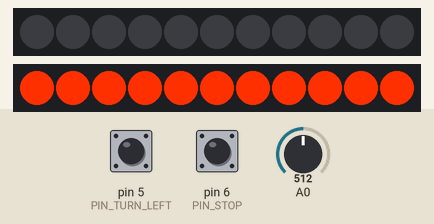
This sketch was run on a simulated Arduino Uno, built with avr-gcc and run on an emulated ATmega328P. On the bench: 2 × 11 RGB LEDs in strip order, left to right. The inputs (shaded band) are chosen by the test bench; at power-on: A0 = 512, pin 5 (PIN_TURN_LEFT) HIGH, pin 6 (PIN_STOP) HIGH.

Above: at 1.7 s.
2.1 s: A0 set to 220
6.6 s: A0 set to 191
At 7.88 s:
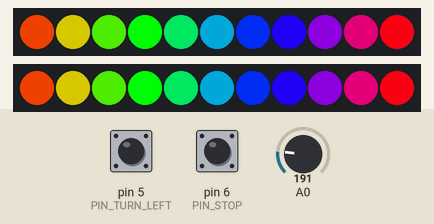
10.1 s: pin 5 (PIN_TURN_LEFT) pulled LOW for 1.4 s
At 10.79 s:
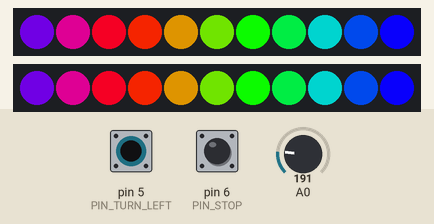
13.4 s: pin 6 (PIN_STOP) pulled LOW for 1.4 s
At 13.91 s:
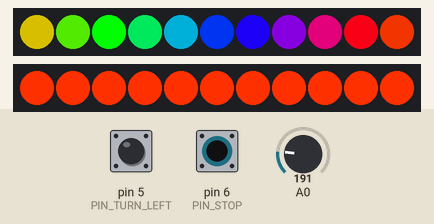
16.3 s: pin 5 (PIN_TURN_LEFT) pulled LOW for 1.4 s
At 16.98 s:
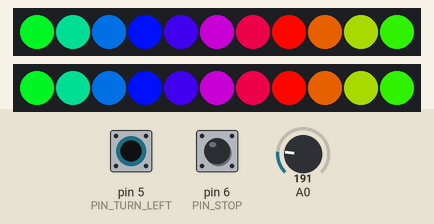
19.2 s: pin 6 (PIN_STOP) pulled LOW for 1.4 s
At 20.02 s:
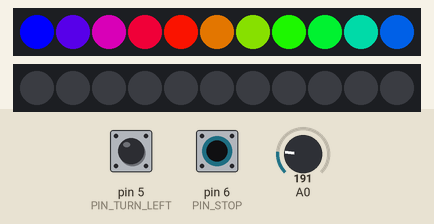

Measured:
- the behaviour switches between 205 and 204 on A0 (found by bisection; images 0 and 1)
- after the input at 6.6 s, the LEDs: first differ from a run without the input after 1.1 s (image 1)
- after the input at 13.4 s, the LEDs: first differ from a run without the input after 0.36 s (image 3)
- after the input at 16.3 s, the LEDs: first differ from a run without the input after 0.51 s (image 4)

The sketch:

main.ino
```cpp
//led strip settings
#define STRIP_R 2 //led pin
#define STRIP_L 3 //led pin

#define NUMLEDS 11 //leds count
#define COLOR_DEBTH 3
#include <microLED.h>   // lib connect
microLED<NUMLEDS, STRIP_R, MLED_NO_CLOCK, LED_WS2818, ORDER_GRB, CLI_AVER> strip_R;
microLED<NUMLEDS, STRIP_L, MLED_NO_CLOCK, LED_WS2818, ORDER_GRB, CLI_AVER> strip_L;

#define PIN_STOP 6				// кнопка подключена сюда (PIN --- КНОПКА --- GND)
#define PIN_TURN_LEFT 5
#define PIN_TURN_RIGHT 4

#include "GyverButton.h"
GButton butt1(PIN_STOP);
GButton butt2 (PIN_TURN_LEFT);
// GButton butt1(PIN, HIGH_PULL, NORM_OPEN); // можно инициализировать так

int value = 0;
float brake_input = 0.0;
float temp_V = 0.0;

void setup() {
  Serial.begin(9600);

  strip_R.setBrightness(250);
  strip_R.clear();
  strip_R.show(); // вывод изменений на ленту

  butt1.setDebounce(10);        // настройка антидребезга (по умолчанию 80 мс)
  butt1.setTimeout(10);        // настройка таймаута на удержание (по умолчанию 500 мс)
  butt1.setClickTimeout(100);   // настройка таймаута между кликами (по умолчанию 300 мс)

  butt1.setType(HIGH_PULL);
  butt1.setDirection(NORM_OPEN);


  butt2.setDebounce(80);        // настройка антидребезга (по умолчанию 80 мс)
  butt2.setTimeout(500);        // настройка таймаута на удержание (по умолчанию 500 мс)
  butt2.setClickTimeout(300);   // настройка таймаута между кликами (по умолчанию 300 мс)

  butt2.setType(HIGH_PULL);
  butt2.setDirection(NORM_OPEN);
}

void loop() {
  butt1.tick();
  butt2.tick();

  bool pressed = false;
  int analogvalue = analogRead(A0);
  temp_V = (analogvalue * 5.0) / 1024.0;
 if (butt2.isHold()) {
     //  Serial.println("Holding");        // проверка на удержание
      pressed = true;
           turnSignal_R();

  // Serial.println("Holded");
    } else if (butt1.isHold()||butt1.isClick()|| temp_V > 1.0){
     //rainbow();
      //     runningDots();
           turnSignal_L();

    //turnRight();
   }

    else  {

      rainbow();
        strip_R.setBrightness(255);
    strip_L.setBrightness(255);

    // breathing();
     //m4Shprot();
   }

}
void m4Shprot() {
  strip_R.fill(mMagenta);
  strip_R.show();         // выводим изменения

delay(30);
  strip_L.fill(mMagenta);
  strip_L.show();
  delay(30);

}

void rainbow() {
  //strip.begin();
  static byte counter = 0;
  for (int i = 0; i < NUMLEDS; i++) {
    strip_R.set(i, mWheel8(counter + i * 255 / NUMLEDS));   // counter смещает цвет
        strip_L.set(i, mWheel8(counter + i * 255 / NUMLEDS));   // counter смещает цвет

  }
  counter += 2;   // counter имеет тип byte и при достижении 255 сбросится в 0
  strip_R.show();
    delay(15);

  strip_L.show();

  delay(15);
}

void runningDots() {
  strip_R.setBrightness(255);
    strip_L.setBrightness(255);

  static byte counter = 0;
  // перемотка буфера со сдвигом (иллюзия движения пикселей)
  for (int i = 0; i < NUMLEDS - 1; i++) strip_R.leds[i] = strip_R.leds[i + 1];
  for (int i = 0; i < NUMLEDS - 1; i++) strip_L.leds[i] = strip_L.leds[i + 1];

  // каждый третий вызов - последний пиксель красным, иначе чёрным
  if (counter % 3 == 0) strip_R.leds[NUMLEDS - 2] = mRed;
    else strip_R.leds[NUMLEDS - 2] = mBlack;

    if (counter % 3 == 0) strip_L.leds[NUMLEDS - 2] = mRed;

  else strip_L.leds[NUMLEDS - 2] = mBlack;

  counter++;
  delay(40);
  strip_R.show();
    counter++;
  delay(40);
  strip_L.show();

}

void breathing() {
  static int dir = 1;
  static int bright = 0;
  bright += dir * 2;    // 5 - множитель скорости изменения

  if (bright > 255) {
    bright = 255;
    dir = -1;
  }
  if (bright < 70) {
    bright = 70;
    dir = 1;
  }
  strip_R.setBrightness(bright);
    strip_L.setBrightness(bright);

}

void turnSignal_L() {
  for (int j = 0; j < 2; j++) {  // 3 раза зажигаем и гасим светодиоды
    // включаем светодиоды
    strip_L.setBrightness(255);
    for (int i = 0; i < NUMLEDS +1; i++) {       //count_led = количество светодиодов
      strip_L.leds[NUMLEDS - i] = mOrange;      //последовательно , от 0 до 11 зажигаем i-й светодиод желтым цветом
      delay(25);          //задержка между зажиганием светодиода
      strip_L.show(); //горим на ленте
    }
    for (int i = 0; i < NUMLEDS+1; i++) {   //послдовательно "гасим" светодиоды
      strip_L.leds[NUMLEDS - i] = mBlack;
      strip_L.show();
      delay(25);
    }
  }
}
void turnSignal_R() {
  for (int j = 0; j < 2; j++) {  // 3 раза зажигаем и гасим светодиоды
    // включаем светодиоды
    strip_R.setBrightness(255);
    for (int i = 0; i < NUMLEDS +1; i++) {       //count_led = количество светодиодов
      strip_R.leds[NUMLEDS - i] = mOrange;      //последовательно , от 0 до 11 зажигаем i-й светодиод желтым цветом
      delay(25);          //задержка между зажиганием светодиода
      strip_R.show(); //горим на ленте
    }
    for (int i = 0; i < NUMLEDS+1; i++) {   //послдовательно "гасим" светодиоды
      strip_R.leds[NUMLEDS - i] = mBlack;
      strip_R.show();
      delay(25);
    }
  }
}
```
